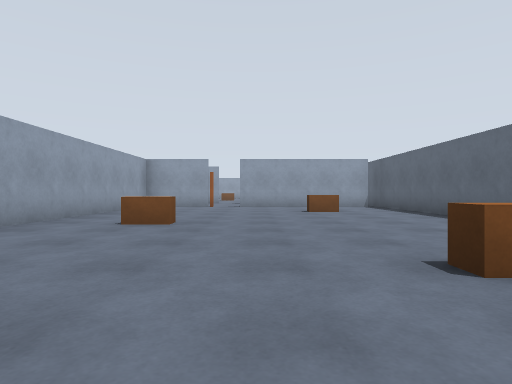
view 1 (above)

16 first-person views from a walk through a world built for the Gazebo simulator. The camera is 0.94 m above the floor, looks level and sees 75° across. The floor is counted in squares, 2 m on a side. Each view is taken from the middle of a square. On the plan, view 1 faces up. The plan holds only what a view shows up to about 9 squares ahead; the rest is blank. The place goes on beyond the plan.

view 2
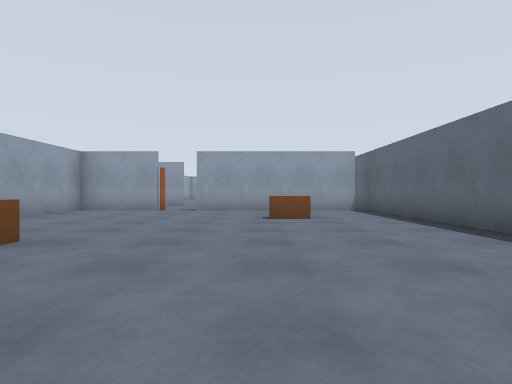

view 3
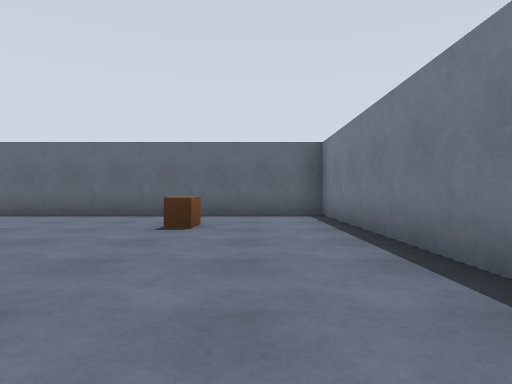

view 4
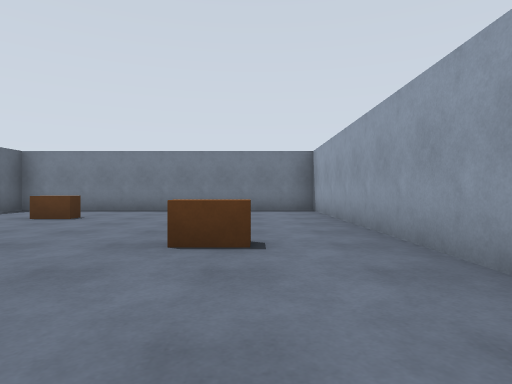

view 5
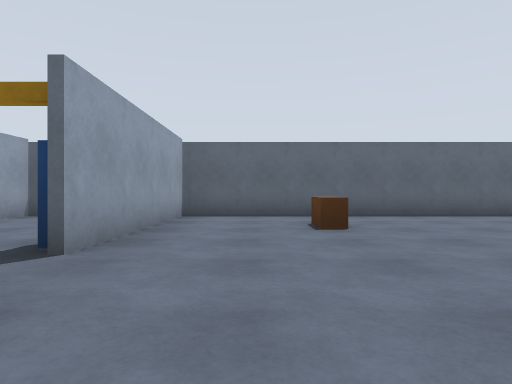

view 6
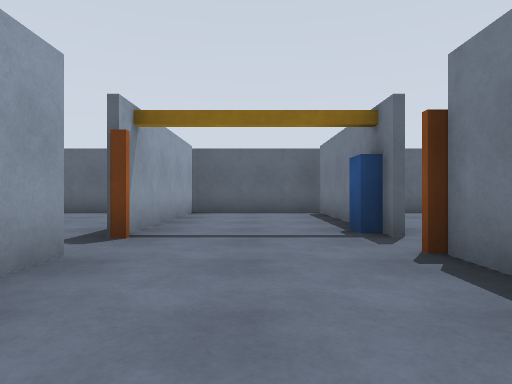

view 7
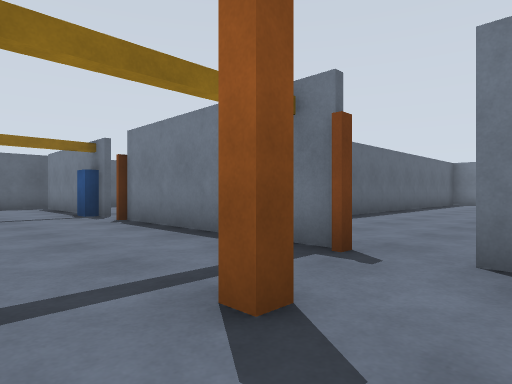

view 8
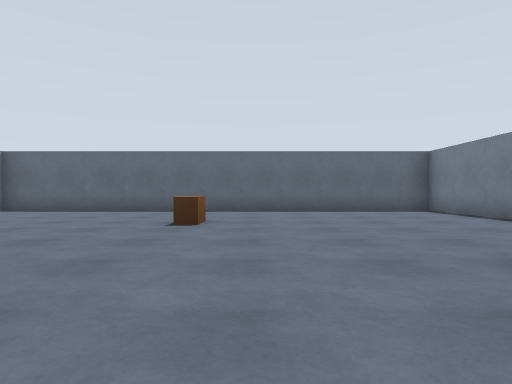

view 9
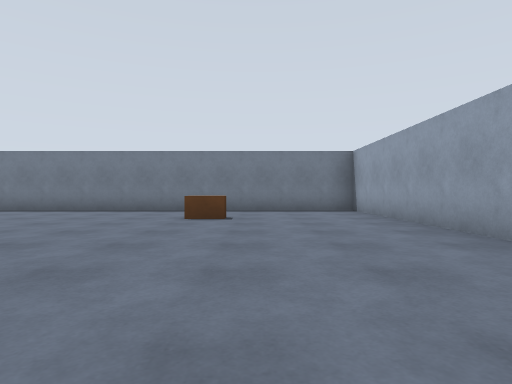

view 10
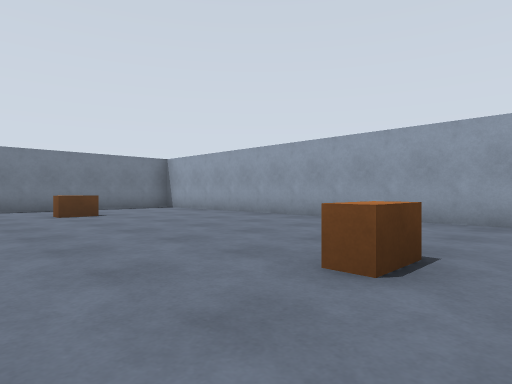

view 11
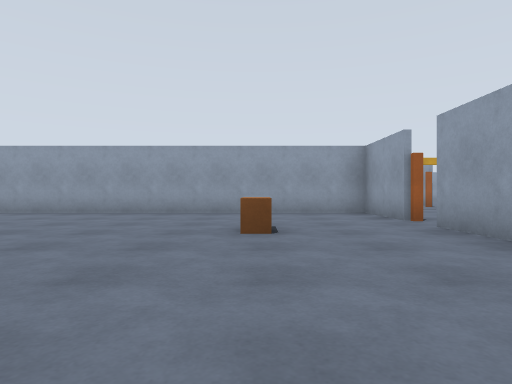

view 12
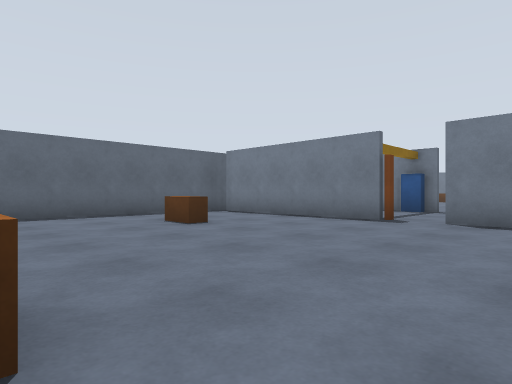

view 13
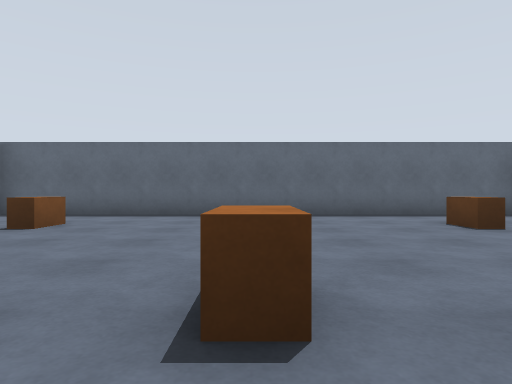

view 14
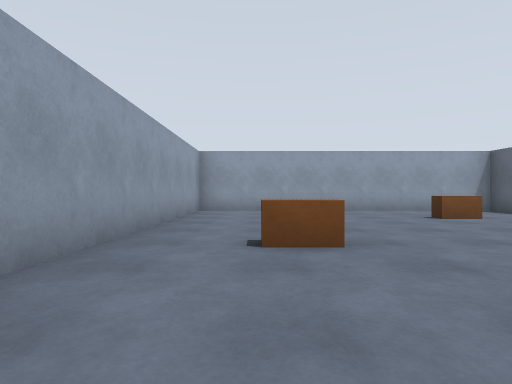

view 15
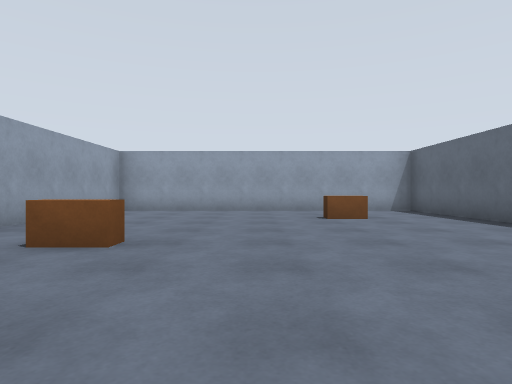

view 16
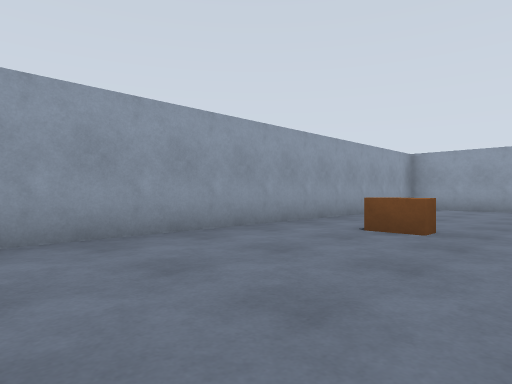

### Floor plan
Points are (right, up) in squares from view 1. A wall is a line through its corners. A room is listed if a view was taken in it or the views show most of it. See-through windows are left out.
Room 1 (views 1, 2, 3, 4, 5)
walls: (-1.5, 10.4) (-3.4, 10.4) (-3.4, -0.2); (3.5, 10.4) (0.4, 10.4); (-4, -0.4) (3.9, -0.4) (3.9, 11)
ways out: opening at (-0.5, 11) to room 2
objects: brown box (-2, 5); brown box (-1, 11); blue box (0, 11); brown box (2, 2); brown box (2, 8)
Room 2 (views 6, 7, 8, 9, 10, 11)
walls: (-9.1, 10.4) (-10.5, 10.4); (-5.5, 10.6) (-1.5, 10.6); (-11.5, 10.4) (-13.4, 10.4) (-13.4, -0.4) (-4, -0.4); (-3.6, -0.4) (-3.6, 10.5); (-1.5, 13.4) (-2.2, 13.4); (0.4, 10.6) (3.5, 10.6); (3.9, 11) (3.9, 14); (3.5, 13.4) (-0.2, 13.4)
ways out: opening at (-0.5, 11) to room 1; opening at (-1, 14) to room 3; opening at (-11, 11)
objects: brown box (-10, 2); brown box (-10, 8); brown box (-7, 5); brown box (-6, 11); orange post (-6, 12); brown box (-1, 13)
Room 3 (views 12, 13, 14, 15, 16)
walls: (-0.5, 13.6) (3.5, 13.6); (-2.4, 13.6) (-1.5, 13.6); (3.9, 14) (3.9, 24.4) (-3.4, 24.4) (-3.4, 15.4)
ways out: opening at (-1, 14) to room 2
objects: brown box (-2, 19); brown box (2, 16); brown box (2, 22)

Positions as (right, up) in squares from view 1, and headings:
1: (0, 0), facing up
2: (1, 2), facing up
3: (-3, 1), facing right
4: (-2, 8), facing down
5: (-3, 9), facing right
6: (-4, 12), facing right
7: (-7, 13), facing down-right
8: (-12, 4), facing right
9: (-11, 8), facing down
10: (-8, 9), facing down-left
11: (-6, 8), facing left
12: (-3, 19), facing down-right
13: (-3, 19), facing right
14: (-2, 16), facing up
15: (0, 16), facing up
16: (0, 15), facing up-left
